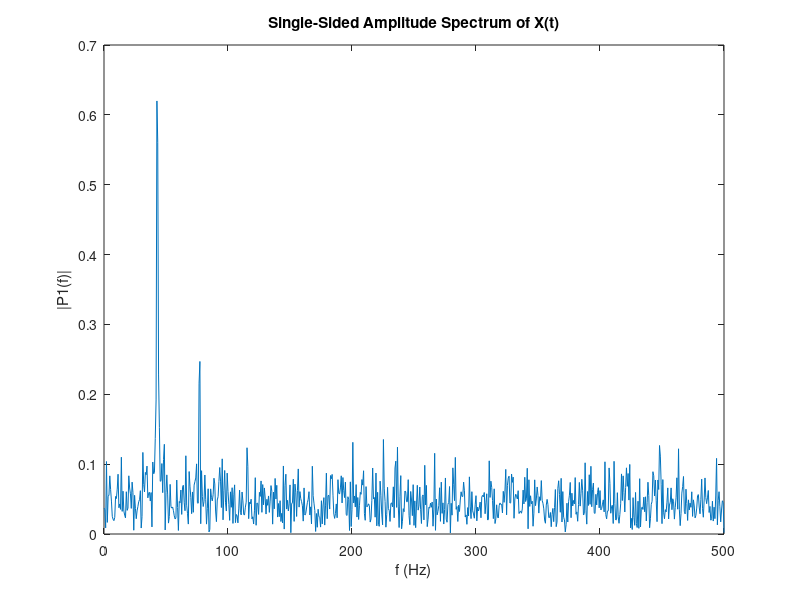

Here is the MATLAB script that generated this plot:
Fs = 1000;            % Sampling frequency                    
T = 1/Fs;             % Sampling period       
L = 1500;             % Length of signal
t = (0:L-1)*T;        % Time vector

% TODO: Form a signal containing a 77 Hz sinusoid of amplitude 0.7 and a 43Hz sinusoid of amplitude 2.
A1=0.7;
f1=77;
A2=2;
f2=43;
S1 = A1*sin(2*pi*f1*t);
S2 = A2*sin(2*pi*f2*t);
S= S1 + S2;
% Corrupt the signal with noise 
X = S + 2*randn(size(t));

% Plot the noisy signal in the time domain. It is difficult to identify the frequency components by looking at the signal X(t). 
plot(1000*t(1:50) ,X(1:50))
title('Signal Corrupted with Zero-Mean Random Noise')
xlabel('t (milliseconds)')
ylabel('X(t)')

% TODO : Compute the Fourier transform of the signal. 
Y = fft(X);

% TODO : Compute the two-sided spectrum P2. Then compute the single-sided spectrum P1 based on P2 and the even-valued signal length L.
P2 = abs(Y/L);

P1  = P2(1:L/2+1);    
% Plotting
f = Fs*(0:(L/2))/L;
plot(f,P1) 
title('Single-Sided Amplitude Spectrum of X(t)')
xlabel('f (Hz)')
ylabel('|P1(f)|')
